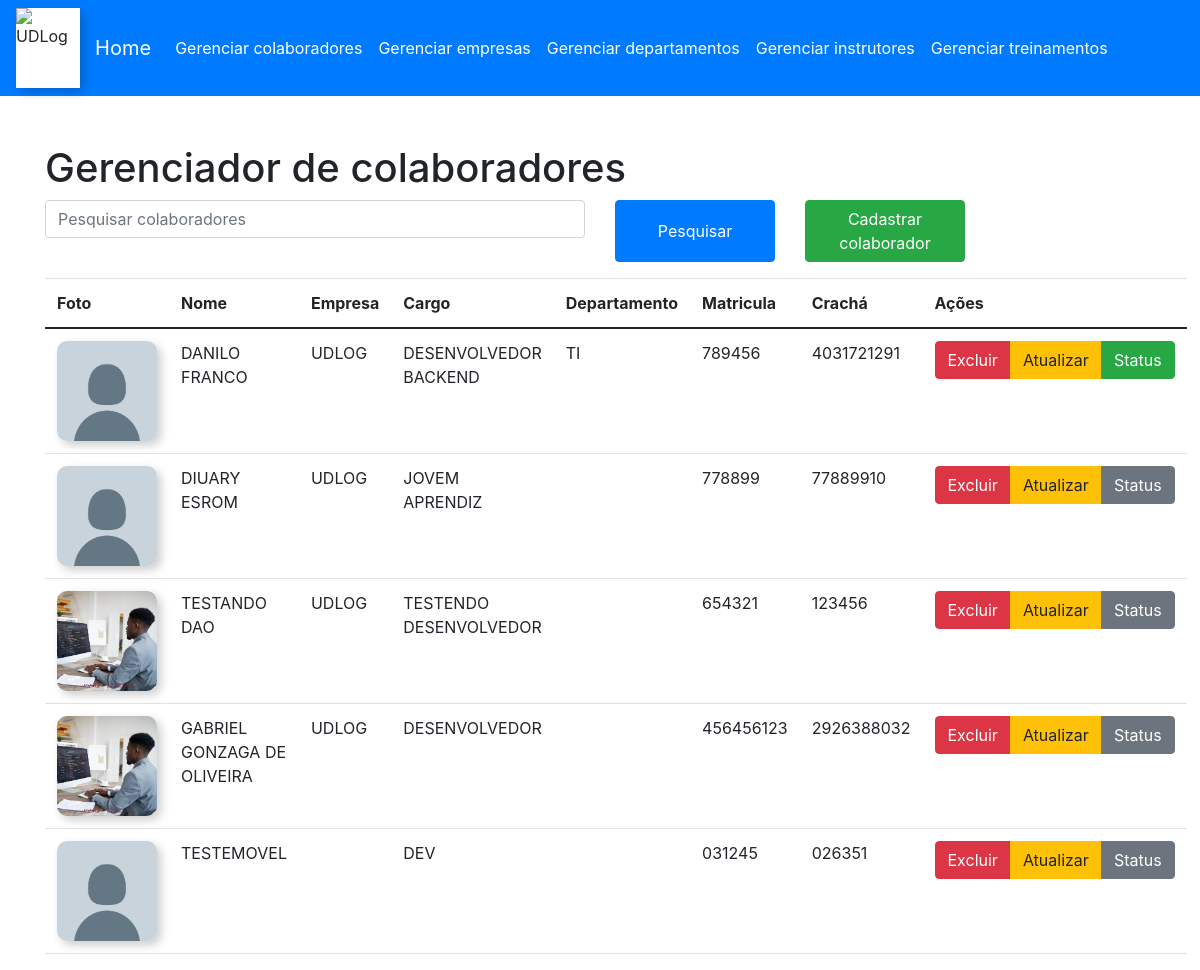
Screenshot of /layout/gerenciarColaboradores.php (signed in) with the database file from the repository.
### tables this page shows
CREATE TABLE `colaboradores` (
  `ID_COLABORADOR` int(11) NOT NULL,
  `NOME` text NOT NULL,
  `EMPRESA` int(11) NOT NULL,
  `CARGO` text NOT NULL,
  `HEXADECIMAL` text NOT NULL,
  `MATRICULA` text NOT NULL,
  `DEPARTAMENTO` int(11) NOT NULL,
  `STATUS_COLABORADOR` int(11) NOT NULL
);

CREATE TABLE `empresa` (
  `ID_EMPRESA` int(11) NOT NULL,
  `EMPRESA` text NOT NULL,
  `STATUS_EMPRESA` int(11) NOT NULL
);

CREATE TABLE `departamentos` (
  `ID_DEPARTAMENTO` int(11) NOT NULL,
  `DEPARTAMENTO` text NOT NULL,
  `STATUS_DEPARTAMENTO` int(11) NOT NULL
);

### src/database/conexao.php (called while the page is built, shortened)
<?php
class Conexao {
    private $servername = "localhost";
    private $username = "root";
    private $password = "";
    private $dbname = "etreinamento";
    function conectar(){
        $this->conn = new mysqli($this->servername, $this->username, $this->password, $this->dbname);
        return $this->conn;
    }
}
?>

### src/DAO/DaoColaborador.php (called while the page is built, shortened)
<?php
include(__DIR__ . '/../model/colaborador.php');
class DaoColaborador{
    private $TBL_COLABORADOR = "colaboradores";
    private $conexao;
    function __construct($conexao){
        $this->conexao = $conexao;
    }
    function gerarListaColaboradores(){
        $colaboradores = [];
        $idColaborador = null;
        $nomeColaborador = null;
        $empresa = null;
        $cargo = null;
        $hexadecimal = null;
        $matricula = null;
        $departamento = null;
        $statusColabodorador = null;
        $stmt = $this->conexao->prepare("SELECT * FROM {$this->TBL_COLABORADOR} order by STATUS_COLABORADOR desc");
        $stmt->execute();
        $stmt->bind_result($idColaborador, $nomeColaborador, $empresa, $cargo, $hexadecimal, $matricula, $departamento, $statusColabodorador);
        while($stmt->fetch()){
            $colaborador = new Colaborador($idColaborador, $nomeColaborador, $empresa, $cargo, $hexadecimal, $matricula, $departamento, $statusColabodorador);
            $colaboradores[] = $colaborador;
        }
        return $colaboradores;
    }
}
?>

### src/model/colaborador.php (called while the page is built, shortened)
<?php
class Colaborador{
    private $idColaborador;
    private $nomeColaborador;
    private $idEmpresa;
    private $cargo;
    private $crachaColaborador;
    private $matriculaColaborador;
    private $idDepartamento;
    private $statusColaborador;
    function setIdColaborador($idColaborador){
        $this->idColaborador = $idColaborador;
    }
    function setNomeColaborador($nomeColaborador){
        $this->nomeColaborador = $nomeColaborador;
    }
    function setIdEmpresa($idEmpresa){
        $this->idEmpresa = $idEmpresa;
    }
    function setCargo($cargo){
        $this->cargo = $cargo;
    }
    function setCrachaColaborador($crachaColaborador){
        $this->crachaColaborador = $crachaColaborador;
    }
    function setMatriculaColaborador($matriculaColaborador){
        $this->matriculaColaborador = $matriculaColaborador;
    }
    function setIdDepartamento($idDepartamento){
        $this->idDepartamento = $idDepartamento;
    }
    function setStatusColaborador($statusColaborador){
        $this->statusColaborador = $statusColaborador;
    }
    function getIdColaborador(){
        return $this->idColaborador;
    }
    function getNomeColaborador(){
        return $this->nomeColaborador;
    }
    function getIdEmpresaColaborador(){
        return $this->idEmpresa;
    }
    function getCargo(){
        return $this->cargo;
    }
    function getCrachaColaborador(){
        return $this->crachaColaborador;
    }
    function getMatriculadoColaborador(){
        return $this->matriculaColaborador;
    }
    function getDepartamentoColaborador(){
        return $this->idDepartamento;
    }
    function getStatusColaborador(){
        return $this->statusColaborador;
    }
}
?>

### src/DAO/DaoEmpresa.php (called while the page is built, shortened)
<?php
include(__DIR__ . '/../model/empresa.php');
class DaoEmpresa {
    private $TBL_EMPRESA = "empresa";
    private $conexao;
    function __construct($conexao){
        $this->conexao = $conexao;
    }
    function selecionarEmpresa($idEmpresa){
        $empresa = null;
        $statusEmpresa = null;
        $stmt = $this->conexao->prepare("SELECT * FROM {$this->TBL_EMPRESA} WHERE ID_EMPRESA = ?");
        $stmt->bind_param("i", $idEmpresa);
        $stmt->execute();
        $stmt->bind_result($idEmpresa, $empresa, $statusEmpresa);
        if($idEmpresa){
            return new Empresa ($idEmpresa, $empresa, $statusEmpresa);
        } else {
            return null;
        }
    }
}
?>

### src/model/empresa.php (called while the page is built, shortened)
<?php
class Empresa {
    private $nomeEmpresa;
    function setNomeEmpresa($nomeEmpresa){
        $this->nomeEmpresa = $nomeEmpresa;
    }
    function getNomeEmpresa(){
        return $this->nomeEmpresa;
    }
}
?>

### src/DAO/DaoDepartamento.php (called while the page is built, shortened)
<?php
include(__DIR__ . '/../model/departamento.php');
class DaoDepartamento{
    private $TBL_DEPARTAMENTO = "departamentos";
    private $conexao;
    function __construct($conexao){
        $this->conexao = $conexao;
    }
    function selecionarDepartamento($idDepartamento){
        $nomeDepartamento = null;
        $statusDoDepartamento = null;
        $stmt = $this->conexao->prepare("SELECT * FROM {$this->TBL_DEPARTAMENTO} WHERE ID_DEPARTAMENTO = ?");
        $stmt->bind_param("i", $idDepartamento);
        $stmt->execute();
        $stmt->bind_result($idDepartamento, $nomeDepartamento, $statusDoDepartamento);
        if($idDepartamento){
            return new Departamento($idDepartamento, $nomeDepartamento, $statusDoDepartamento);
        } else {
            return null;
        }
    }
}
?>

### src/model/departamento.php (called while the page is built, shortened)
<?php
    class Departamento {
        private $nomeDepartamento;
        function setNomeDepartamento($nomeDepartamento){
            $this->nomeDepartamento = $nomeDepartamento;
        }
        function getNomeDepartamento(){
            return $this->nomeDepartamento;
        }
    }
?>

### layout/gerenciarColaboradores.php (the view, shortened to what this page needs)
<!DOCTYPE html>
<html lang="pt-br">
<head>
    <link rel="stylesheet" href="https://cdn.jsdelivr.net/npm/bootstrap@5.0.0/dist/css/bootstrap.min.css">
</head>
<?php
include(__DIR__ . '/../src/database/conexao.php');
include(__DIR__ . '/../src/DAO/DaoDepartamento.php');
include(__DIR__ . '/../src/DAO/DaoColaborador.php');
include(__DIR__ . '/../src/DAO/DaoEmpresa.php');
$conexao = new Conexao();
$daoColaborador = new DaoColaborador($conexao->conectar());
$daoDepartamento = new DaoDepartamento($conexao->conectar());
$daoEmpresa = new DaoEmpresa($conexao->conectar());
if (empty($pesquisaColab)) {
    $listaDeColaboradores = $daoColaborador->gerarListaColaboradores();
} else {
    $listaDeColaboradores = $daoColaborador->pesquisarColaborador($pesquisaColab);
}
function montarNomeFoto($matricula)
{
    $nomeDaFoto = $matricula . ".jpg";
    $diretorioDasFotos = "../imagens/colaboradores/";
    $caminhoDaFoto = $diretorioDasFotos . $nomeDaFoto;
    if (file_exists($caminhoDaFoto)) {
        return $nomeDaFoto;
    } else {
        $nomeDaFoto = "user_image.png";
        return $nomeDaFoto;
    }
}
function nomeDepartamento($daoDepartamento, $idDepartamento)
{
    $departamento = $daoDepartamento->selecionarDepartamento($idDepartamento);
    if ($departamento != null) {
        $nomeDepartamento = $departamento->getNomeDepartamento();
        return $nomeDepartamento;
    } else {
        return "Departamento inexistente";
    }
}
function nomeDaEmpresa($daoEmpresa, $idEmpresa)
{
    $empresa = $daoEmpresa->selecionarEmpresa($idEmpresa);
    if ($empresa != null) {
        $nomeEmpresa = $empresa->getNomeEmpresa();
        return $nomeEmpresa;
    } else {
        return "Empresa não cadastrada";
    }
}
?>
<body>
    <div id="menu-container">
    </div>
    <div class="container mt-5">
        <h1>Gerenciador de colaboradores</h1>
        <form method="GET">
            <div class="row mb-3">
                <div class="col-md-6">
                    <input type="text" class="form-control" placeholder="Pesquisar colaboradores" name="pesquisaColab" id="pesquisaColab">
                </div>
                <div class="col-md-2 btn-group">
                    <button type="submit" class="btn btn-primary">Pesquisar</button>
                </div>
                <div class="col-md-2">
                <a href="cadastroColaborador.php" class="btn btn-success">Cadastrar colaborador</a>
                </div>
            </div>
        </form>
        <table class="table">
            <thead>
                <tr>
                    <th>Foto</th>
                    <th>Nome</th>
                    <th>Empresa</th>
                    <th>Cargo</th>
                    <th>Departamento</th>
                    <th>Matricula</th>
                    <th>Crachá</th>
                    <th>Ações</th>
                </tr>
            </thead>
            <tbody>
                <?php foreach ($listaDeColaboradores as $colaborador) { ?>
                    <tr>
                        <td><img src="../imagens/colaboradores/<?php echo montarNomeFoto($colaborador->getMatriculadoColaborador()) ?>"
                                alt="<?php echo $colaborador->getNomeColaborador() ?>" class="thumbColad"></td>
                        <td>
                            <?php echo $colaborador->getNomeColaborador() ?>
                        </td>
                        <td>
                            <?php echo nomeDaEmpresa($daoEmpresa, $colaborador->getIdEmpresaColaborador()) ?>
                        </td>
                        <td>
                            <?php echo $colaborador->getCargo() ?>
                        </td>
                        <td>
                            <?php echo nomeDepartamento($daoDepartamento, $colaborador->getDepartamentoColaborador()) ?>
                        </td>
                        <td>
                            <?php echo $colaborador->getMatriculadoColaborador() ?>
                        </td>
                        <td>
                            <?php echo $colaborador->getCrachaColaborador() ?>
                        </td>
                        <td>
                            <div class="btn-group">
                                <button class="btn btn-danger" value=""
                                    onclick="redirecionarParaExcluirColaborador('<?php echo $colaborador->getIdColaborador(); ?>')">Excluir</button>
                                <button class="btn btn-warning" value=""
                                    onclick="redirecionarParaAtualizarColaborador('<?php echo $colaborador->getIdColaborador(); ?>')">Atualizar</button>
                                <?php
                                if ($colaborador->getStatusColaborador() == 1) {
                                    ?>
                                    <button class="btn btn-success" value=""
                                        onclick="redirecionarParaAlterarStatusColaborador('<?php echo $colaborador->getIdColaborador(); ?>')">Status</button>
                                <?php } else { ?>
                                    <button class="btn btn-secondary" value=""
                                        onclick="redirecionarParaAlterarStatusColaborador('<?php echo $colaborador->getIdColaborador(); ?>')">Status</button>
                                <?php } ?>
                            </div>
                        </td>
                    </tr>
                <?php } ?>
            </tbody>
        </table>
    </div>
</body>
</html>

### layout/gerenciarColaboradores.php (style rules this page uses)
.thumbColad, img { height: 100px; width: auto; border-radius: 10px; box-shadow: 4px 4px 10px rgba(0, 0, 0, 0.2); }

### rows the page displays
colaboradores: NOME "DANILO FRANCO", EMPRESA.EMPRESA "UDLOG", CARGO "DESENVOLVEDOR BACKEND", DEPARTAMENTO.DEPARTAMENTO "TI", MATRICULA "789456", HEXADECIMAL "4031721291"
colaboradores: NOME "DIUARY ESROM", EMPRESA.EMPRESA "UDLOG", CARGO "JOVEM APRENDIZ", MATRICULA "778899", HEXADECIMAL "77889910"
colaboradores: MATRICULA (picture), NOME "TESTANDO DAO", EMPRESA.EMPRESA "UDLOG", CARGO "TESTENDO DESENVOLVEDOR", MATRICULA "654321", HEXADECIMAL "123456"
colaboradores: MATRICULA (picture), NOME "GABRIEL GONZAGA DE OLIVEIRA", EMPRESA.EMPRESA "UDLOG", CARGO "DESENVOLVEDOR", MATRICULA "456456123", HEXADECIMAL "2926388032"
colaboradores: NOME "TESTEMOVEL", CARGO "DEV", MATRICULA "031245", HEXADECIMAL "026351"
